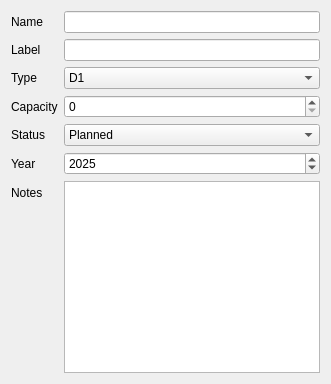
<?xml version="1.0" encoding="UTF-8"?>
<ui version="4.0">
 <class>ManholesForm</class>
 <widget class="QWidget" name="ManholesForm">
  <layout class="QFormLayout" name="formLayout">
   <item row="0" column="0"><widget class="QLabel"><property name="text"><string>Name</string></property></widget></item>
   <item row="0" column="1"><widget class="QLineEdit" name="naziv"/></item>
   <item row="1" column="0"><widget class="QLabel"><property name="text"><string>Label</string></property></widget></item>
   <item row="1" column="1"><widget class="QLineEdit" name="oznaka"/></item>
   <item row="2" column="0"><widget class="QLabel"><property name="text"><string>Type</string></property></widget></item>
   <item row="2" column="1">
    <widget class="QComboBox" name="tip">
     <item><property name="text"><string>D1</string></property></item>
     <item><property name="text"><string>D2</string></property></item>
     <item><property name="text"><string>D3</string></property></item>
     <item><property name="text"><string>D4</string></property></item>
     <item><property name="text"><string>D0</string></property></item>
    </widget>
   </item>
   <item row="3" column="0"><widget class="QLabel"><property name="text"><string>Capacity</string></property></widget></item>
   <item row="3" column="1"><widget class="QSpinBox" name="kapacitet"><property name="maximum"><number>100</number></property></widget></item>
   <item row="4" column="0"><widget class="QLabel"><property name="text"><string>Status</string></property></widget></item>
   <item row="4" column="1">
    <widget class="QComboBox" name="stanje">
     <item><property name="text"><string>Planned</string></property></item>
     <item><property name="text"><string>Built</string></property></item>
     <item><property name="text"><string>Existing</string></property></item>
    </widget>
   </item>
   <item row="5" column="0"><widget class="QLabel"><property name="text"><string>Year</string></property></widget></item>
   <item row="5" column="1"><widget class="QSpinBox" name="godina_ugradnje"><property name="minimum"><number>2000</number></property><property name="maximum"><number>2050</number></property><property name="value"><number>2025</number></property></widget></item>
   <item row="6" column="0"><widget class="QLabel"><property name="text"><string>Notes</string></property></widget></item>
   <item row="6" column="1"><widget class="QPlainTextEdit" name="napomena"/></item>
  </layout>
 </widget>
</ui>
